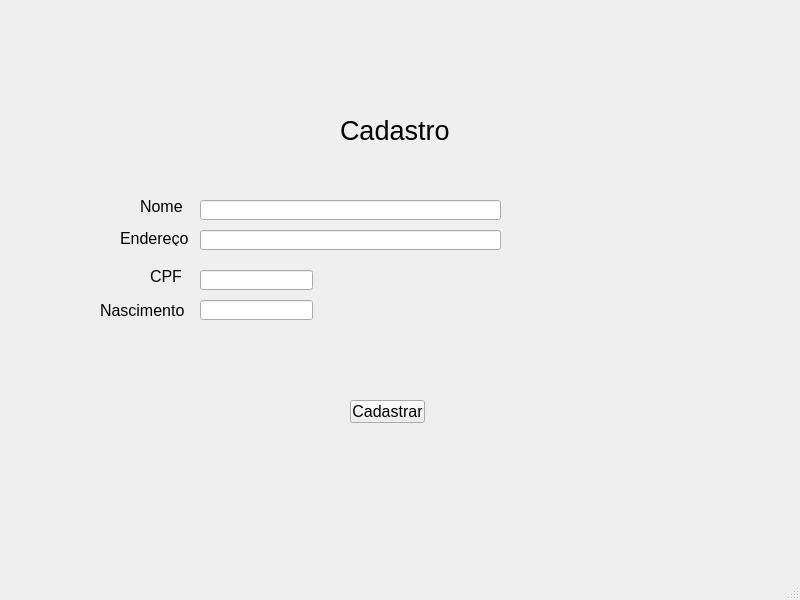
<?xml version="1.0" encoding="UTF-8"?>
<ui version="4.0">
 <class>MainWindow</class>
 <widget class="QMainWindow" name="MainWindow">
  <property name="geometry">
   <rect>
    <x>0</x>
    <y>0</y>
    <width>800</width>
    <height>600</height>
   </rect>
  </property>
  <property name="windowTitle">
   <string>MainWindow</string>
  </property>
  <widget class="QWidget" name="centralwidget">
   <widget class="QLabel" name="label">
    <property name="geometry">
     <rect>
      <x>340</x>
      <y>60</y>
      <width>231</width>
      <height>141</height>
     </rect>
    </property>
    <property name="font">
     <font>
      <pointsize>20</pointsize>
     </font>
    </property>
    <property name="text">
     <string>Cadastro</string>
    </property>
   </widget>
   <widget class="QPushButton" name="pushButton">
    <property name="geometry">
     <rect>
      <x>350</x>
      <y>400</y>
      <width>75</width>
      <height>23</height>
     </rect>
    </property>
    <property name="font">
     <font>
      <pointsize>12</pointsize>
     </font>
    </property>
    <property name="text">
     <string>Cadastrar</string>
    </property>
   </widget>
   <widget class="QLabel" name="labelCadastroNome">
    <property name="geometry">
     <rect>
      <x>140</x>
      <y>200</y>
      <width>47</width>
      <height>13</height>
     </rect>
    </property>
    <property name="font">
     <font>
      <pointsize>12</pointsize>
     </font>
    </property>
    <property name="text">
     <string>Nome</string>
    </property>
   </widget>
   <widget class="QLabel" name="labelCadastroEndereco">
    <property name="geometry">
     <rect>
      <x>120</x>
      <y>230</y>
      <width>81</width>
      <height>16</height>
     </rect>
    </property>
    <property name="font">
     <font>
      <pointsize>12</pointsize>
     </font>
    </property>
    <property name="text">
     <string>Endereço</string>
    </property>
   </widget>
   <widget class="QLabel" name="labelCadastroCpf">
    <property name="geometry">
     <rect>
      <x>150</x>
      <y>270</y>
      <width>47</width>
      <height>13</height>
     </rect>
    </property>
    <property name="font">
     <font>
      <pointsize>12</pointsize>
     </font>
    </property>
    <property name="text">
     <string>CPF</string>
    </property>
   </widget>
   <widget class="QLabel" name="labelCadastroNascimento">
    <property name="geometry">
     <rect>
      <x>100</x>
      <y>300</y>
      <width>91</width>
      <height>20</height>
     </rect>
    </property>
    <property name="font">
     <font>
      <pointsize>12</pointsize>
     </font>
    </property>
    <property name="text">
     <string>Nascimento</string>
    </property>
   </widget>
   <widget class="QLineEdit" name="lineEditCadastroNome">
    <property name="geometry">
     <rect>
      <x>200</x>
      <y>200</y>
      <width>301</width>
      <height>20</height>
     </rect>
    </property>
   </widget>
   <widget class="QLineEdit" name="lineEditCadastroEndereco">
    <property name="geometry">
     <rect>
      <x>200</x>
      <y>230</y>
      <width>301</width>
      <height>20</height>
     </rect>
    </property>
   </widget>
   <widget class="QLineEdit" name="lineEditCadastroCpf">
    <property name="geometry">
     <rect>
      <x>200</x>
      <y>270</y>
      <width>113</width>
      <height>20</height>
     </rect>
    </property>
   </widget>
   <widget class="QLineEdit" name="lineEditCadastroNascimento">
    <property name="geometry">
     <rect>
      <x>200</x>
      <y>300</y>
      <width>113</width>
      <height>20</height>
     </rect>
    </property>
   </widget>
  </widget>
  <widget class="QMenuBar" name="menubar">
   <property name="geometry">
    <rect>
     <x>0</x>
     <y>0</y>
     <width>800</width>
     <height>21</height>
    </rect>
   </property>
  </widget>
  <widget class="QStatusBar" name="statusbar"/>
 </widget>
 <resources/>
 <connections/>
</ui>
